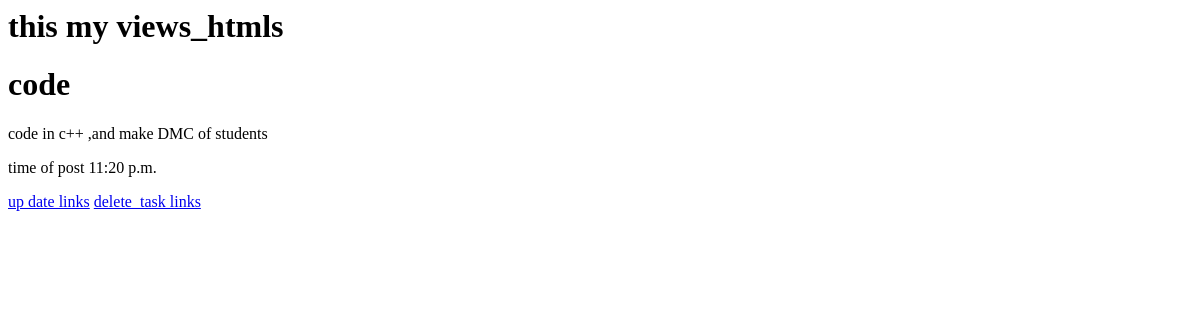
The page /view_tasks on the database as committed earlier.
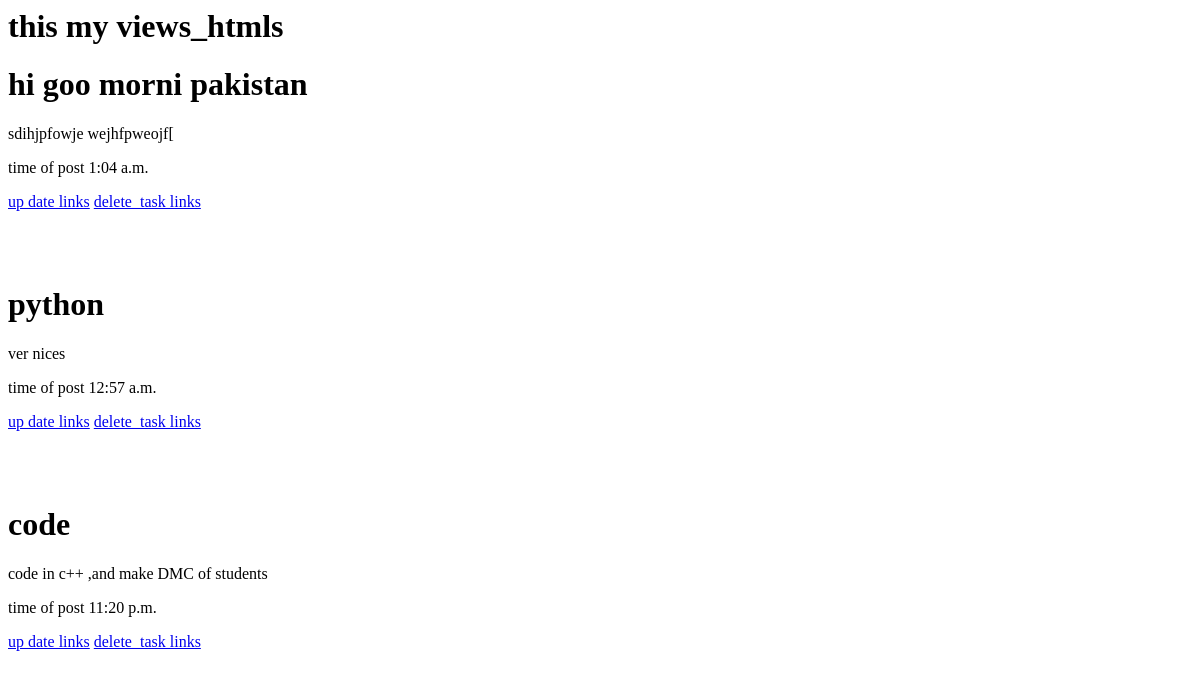
The same page on the database as committed later.
### crude/models.py (models this page shows, shortened)
class tasks(models.Model):
    title=models.CharField(max_length=30)
    detail=models.CharField(max_length=300)
    post_time=models.TimeField(auto_now_add=True)

### crude/views.py (the view)
# urls.py: path('view_tasks', views.view_tasks,name='view_tasks'),
def view_tasks(request):
    task= tasks.objects.all()
    rev = list(reversed(task))
    context={"tasks": rev}
    return render(request, 'view_tasks.html',context)

### crude/templates/view_tasks.html (shortened to what this page needs)
<h1>this my views_htmls</h1>
{% for task in tasks %}
<h1>{{task.title}}</h1>
<p>{{task.detail}}</p>
<p>time of post {{task.post_time}}</p>
<a href="{%url 'update_task' task.id %}"> up date links</a>
<a href="{%url 'delete_task' task.id %}"> delete_task links</a>
{% endfor  %}

Rows that differ between the two databases and show on the page:
added tasks: title "hi goo morni pakistan", detail "sdihjpfowje wejhfpweojf[", post_time "1:04 a.m."
added tasks: title "python", detail "ver nices", post_time "12:57 a.m."
